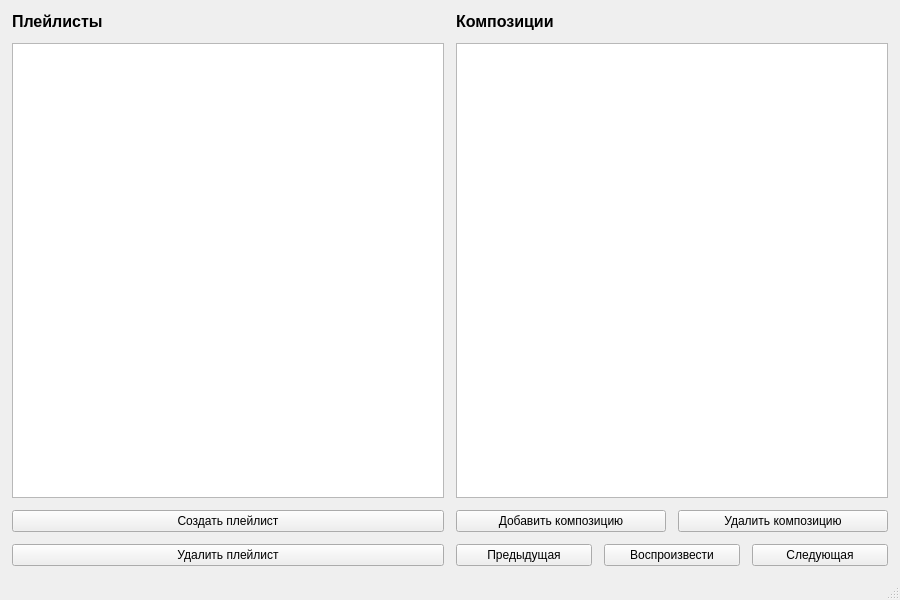
<?xml version="1.0" encoding="UTF-8"?>
<ui version="4.0">
 <class>MainWindow</class>
 <widget class="QMainWindow" name="MainWindow">
  <property name="geometry">
   <rect>
    <x>0</x>
    <y>0</y>
    <width>900</width>
    <height>600</height>
   </rect>
  </property>
  <property name="minimumSize">
   <size>
    <width>700</width>
    <height>500</height>
   </size>
  </property>
  <property name="windowTitle">
   <string>Music Player</string>
  </property>

  <widget class="QWidget" name="centralWidget">
   <layout class="QHBoxLayout" name="mainLayout">
    <property name="spacing">
     <number>12</number>
    </property>
    <property name="leftMargin">
     <number>12</number>
    </property>
    <property name="topMargin">
     <number>12</number>
    </property>
    <property name="rightMargin">
     <number>12</number>
    </property>
    <property name="bottomMargin">
     <number>12</number>
    </property>

    <item>
     <layout class="QVBoxLayout" name="playlistLayout">
      <item>
       <widget class="QLabel" name="playlistLabel">
        <property name="text">
         <string>Плейлисты</string>
        </property>
        <property name="font">
         <font>
          <pointsize>12</pointsize>
          <bold>true</bold>
         </font>
        </property>
       </widget>
      </item>

      <item>
       <widget class="QListWidget" name="playlistWidget">
        <property name="minimumSize">
         <size>
          <width>250</width>
          <height>0</height>
         </size>
        </property>
       </widget>
      </item>

      <item>
       <widget class="QPushButton" name="createPlaylistButton">
        <property name="text">
         <string>Создать плейлист</string>
        </property>
       </widget>
      </item>

      <item>
       <widget class="QPushButton" name="deletePlaylistButton">
        <property name="text">
         <string>Удалить плейлист</string>
        </property>
       </widget>
      </item>
     </layout>
    </item>

    <item>
     <layout class="QVBoxLayout" name="trackLayout">
      <item>
       <widget class="QLabel" name="trackLabel">
        <property name="text">
         <string>Композиции</string>
        </property>
        <property name="font">
         <font>
          <pointsize>12</pointsize>
          <bold>true</bold>
         </font>
        </property>
       </widget>
      </item>

      <item>
       <widget class="QListWidget" name="trackWidget"/>
      </item>

      <item>
       <layout class="QHBoxLayout" name="trackButtonsLayout">
        <item>
         <widget class="QPushButton" name="addTrackButton">
          <property name="text">
           <string>Добавить композицию</string>
          </property>
         </widget>
        </item>

        <item>
         <widget class="QPushButton" name="removeTrackButton">
          <property name="text">
           <string>Удалить композицию</string>
          </property>
         </widget>
        </item>
       </layout>
      </item>

      <item>
       <layout class="QHBoxLayout" name="playerButtonsLayout">
        <item>
         <widget class="QPushButton" name="previousButton">
          <property name="text">
           <string>Предыдущая</string>
          </property>
         </widget>
        </item>

        <item>
         <widget class="QPushButton" name="playButton">
          <property name="text">
           <string>Воспроизвести</string>
          </property>
         </widget>
        </item>

        <item>
         <widget class="QPushButton" name="nextButton">
          <property name="text">
           <string>Следующая</string>
          </property>
         </widget>
        </item>
       </layout>
      </item>
     </layout>
    </item>

   </layout>
  </widget>

  <widget class="QStatusBar" name="statusbar"/>
 </widget>

 <resources/>
 <connections/>
</ui>
